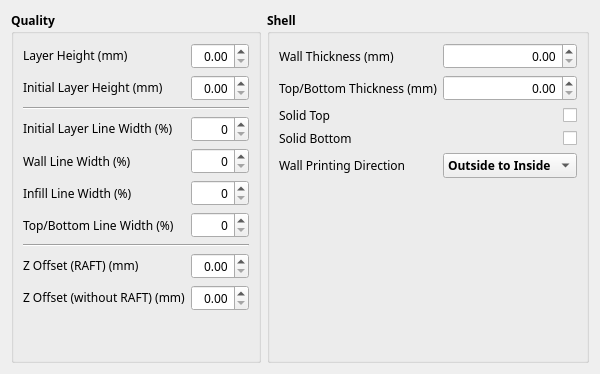
     <widget class="QWidget" name="tab_quality">
      <attribute name="title">
       <string>Quality / Shell</string>
      </attribute>
      <layout class="QHBoxLayout" name="horizontalLayout_5">
       <item>
        <widget class="QGroupBox" name="groupBox_9">
         <property name="minimumSize">
          <size>
           <width>0</width>
           <height>0</height>
          </size>
         </property>
         <property name="maximumSize">
          <size>
           <width>16777215</width>
           <height>16777215</height>
          </size>
         </property>
         <property name="font">
          <font>
           <family>맑은 고딕</family>
           <pointsize>9</pointsize>
           <weight>75</weight>
           <bold>true</bold>
           <stylestrategy>PreferAntialias</stylestrategy>
          </font>
         </property>
         <property name="title">
          <string>Quality</string>
         </property>
         <layout class="QGridLayout" name="gridLayout_6" columnstretch="2,1">
          <item row="6" column="1">
           <widget class="CustomSpinBox" name="spinBox_top_bottom_width_factor">
            <property name="font">
             <font>
              <family>맑은 고딕</family>
              <weight>50</weight>
              <bold>false</bold>
             </font>
            </property>
            <property name="toolTip">
             <string>top_bottom_width_factor_tooltip</string>
            </property>
            <property name="alignment">
             <set>Qt::AlignRight|Qt::AlignTrailing|Qt::AlignVCenter</set>
            </property>
           </widget>
          </item>
          <item row="2" column="0" colspan="2">
           <widget class="Line" name="line_16">
            <property name="orientation">
             <enum>Qt::Horizontal</enum>
            </property>
           </widget>
          </item>
          <item row="10" column="0">
           <widget class="QLabel" name="label_z_offset_raft">
            <property name="font">
             <font>
              <family>맑은 고딕</family>
              <pointsize>9</pointsize>
              <weight>50</weight>
              <bold>false</bold>
             </font>
            </property>
            <property name="toolTip">
             <string>z_offset_raft_tooltip</string>
            </property>
            <property name="text">
             <string notr="true">&lt;html&gt;&lt;head/&gt;&lt;body&gt;&lt;p&gt;&lt;img src=&quot;:/rodinP/Resources/linked.png&quot;/&gt;Z Offset (RAFT) (mm)&lt;/p&gt;&lt;/body&gt;&lt;/html&gt;</string>
            </property>
           </widget>
          </item>
          <item row="0" column="1">
           <widget class="CustomDoubleSpinBox" name="doubleSpinBox_layer_height">
            <property name="minimumSize">
             <size>
              <width>0</width>
              <height>0</height>
             </size>
            </property>
            <property name="maximumSize">
             <size>
              <width>16777215</width>
              <height>16777215</height>
             </size>
            </property>
            <property name="font">
             <font>
              <family>맑은 고딕</family>
              <pointsize>9</pointsize>
              <weight>50</weight>
              <bold>false</bold>
             </font>
            </property>
            <property name="toolTip">
             <string>layer_height_tooltip</string>
            </property>
            <property name="alignment">
             <set>Qt::AlignRight|Qt::AlignTrailing|Qt::AlignVCenter</set>
            </property>
            <property name="singleStep">
             <double>0.050000000000000</double>
            </property>
            <property name="originalValue" stdset="0">
             <double>0.000000000000000</double>
            </property>
           </widget>
          </item>
          <item row="3" column="0">
           <widget class="QLabel" name="label_initial_layer_width_factor">
            <property name="sizePolicy">
             <sizepolicy hsizetype="Preferred" vsizetype="Preferred">
              <horstretch>0</horstretch>
              <verstretch>0</verstretch>
             </sizepolicy>
            </property>
            <property name="minimumSize">
             <size>
              <width>0</width>
              <height>0</height>
             </size>
            </property>
            <property name="maximumSize">
             <size>
              <width>16777215</width>
              <height>16777215</height>
             </size>
            </property>
            <property name="font">
             <font>
              <family>맑은 고딕</family>
              <pointsize>9</pointsize>
              <weight>50</weight>
              <bold>false</bold>
             </font>
            </property>
            <property name="toolTip">
             <string>initial_layer_line_width_tooltip</string>
            </property>
            <property name="text">
             <string notr="true">&lt;html&gt;&lt;head/&gt;&lt;body&gt;&lt;p&gt;&lt;img src=&quot;:/rodinP/Resources/linked.png&quot;/&gt;Initial Layer Line Width (%)&lt;/p&gt;&lt;/body&gt;&lt;/html&gt;</string>
            </property>
           </widget>
          </item>
          <item row="3" column="1">
           <widget class="CustomSpinBox" name="spinBox_initial_layer_width_factor">
            <property name="font">
             <font>
              <family>맑은 고딕</family>
              <pointsize>9</pointsize>
              <weight>50</weight>
              <bold>false</bold>
             </font>
            </property>
            <property name="toolTip">
             <string>initial_layer_line_width_tooltip</string>
            </property>
            <property name="alignment">
             <set>Qt::AlignRight|Qt::AlignTrailing|Qt::AlignVCenter</set>
            </property>
           </widget>
          </item>
          <item row="10" column="1">
           <widget class="CustomDoubleSpinBox" name="doubleSpinBox_z_offset_raft">
            <property name="font">
             <font>
              <family>맑은 고딕</family>
              <pointsize>9</pointsize>
              <weight>50</weight>
              <bold>false</bold>
             </font>
            </property>
            <property name="toolTip">
             <string>z_offset_raft_tooltip</string>
            </property>
            <property name="layoutDirection">
             <enum>Qt::LeftToRight</enum>
            </property>
            <property name="alignment">
             <set>Qt::AlignRight|Qt::AlignTrailing|Qt::AlignVCenter</set>
            </property>
            <property name="singleStep">
             <double>0.050000000000000</double>
            </property>
            <property name="originalValue" stdset="0">
             <double>0.000000000000000</double>
            </property>
           </widget>
          </item>
          <item row="4" column="1">
           <widget class="CustomSpinBox" name="spinBox_wall_width_factor">
            <property name="font">
             <font>
              <family>맑은 고딕</family>
              <weight>50</weight>
              <bold>false</bold>
             </font>
            </property>
            <property name="toolTip">
             <string>wall_width_factor_tooltip</string>
            </property>
            <property name="alignment">
             <set>Qt::AlignRight|Qt::AlignTrailing|Qt::AlignVCenter</set>
            </property>
           </widget>
          </item>
          <item row="11" column="1">
           <widget class="CustomDoubleSpinBox" name="doubleSpinBox_z_offset_except_raft">
            <property name="font">
             <font>
              <family>맑은 고딕</family>
              <pointsize>9</pointsize>
              <weight>50</weight>
              <bold>false</bold>
             </font>
            </property>
            <property name="toolTip">
             <string>z_offset_without_raft_tooltip</string>
            </property>
            <property name="layoutDirection">
             <enum>Qt::LeftToRight</enum>
            </property>
            <property name="alignment">
             <set>Qt::AlignRight|Qt::AlignTrailing|Qt::AlignVCenter</set>
            </property>
            <property name="singleStep">
             <double>0.050000000000000</double>
            </property>
            <property name="originalValue" stdset="0">
             <double>0.000000000000000</double>
            </property>
           </widget>
          </item>
          <item row="0" column="0">
           <widget class="QLabel" name="label_layer_height">
            <property name="font">
             <font>
              <family>맑은 고딕</family>
              <pointsize>9</pointsize>
              <weight>50</weight>
              <bold>false</bold>
              <underline>false</underline>
              <stylestrategy>PreferAntialias</stylestrategy>
             </font>
            </property>
            <property name="toolTip">
             <string>layer_height_tooltip</string>
            </property>
            <property name="text">
             <string notr="true">&lt;html&gt;&lt;head/&gt;&lt;body&gt;&lt;p&gt;&lt;img src=&quot;:/rodinP/Resources/linked.png&quot;/&gt;Layer Height (mm)&lt;/p&gt;&lt;/body&gt;&lt;/html&gt;</string>
            </property>
           </widget>
          </item>
          <item row="11" column="0">
           <widget class="QLabel" name="label_z_offset_except_raft">
            <property name="font">
             <font>
              <family>맑은 고딕</family>
              <pointsize>9</pointsize>
              <weight>50</weight>
              <bold>false</bold>
             </font>
            </property>
            <property name="toolTip">
             <string>z_offset_without_raft_tooltip</string>
            </property>
            <property name="text">
             <string notr="true">&lt;html&gt;&lt;head/&gt;&lt;body&gt;&lt;p&gt;&lt;img src=&quot;:/rodinP/Resources/linked.png&quot;/&gt;Z Offset (without RAFT) (mm)&lt;/p&gt;&lt;/body&gt;&lt;/html&gt;</string>
            </property>
           </widget>
          </item>
          <item row="9" column="0" colspan="2">
           <widget class="Line" name="line_17">
            <property name="orientation">
             <enum>Qt::Horizontal</enum>
            </property>
           </widget>
          </item>
          <item row="6" column="0">
           <widget class="QLabel" name="label_top_bottom_width_factor">
            <property name="font">
             <font>
              <family>맑은 고딕</family>
              <weight>50</weight>
              <bold>false</bold>
             </font>
            </property>
            <property name="toolTip">
             <string>top_bottom_width_factor_tooltip</string>
            </property>
            <property name="text">
             <string>Top/Bottom Line Width (%)</string>
            </property>
           </widget>
          </item>
          <item row="1" column="1">
           <widget class="CustomDoubleSpinBox" name="doubleSpinBox_initial_layer_height">
            <property name="font">
             <font>
              <family>맑은 고딕</family>
              <pointsize>9</pointsize>
              <weight>50</weight>
              <bold>false</bold>
             </font>
            </property>
            <property name="toolTip">
             <string>initial_layer_height_tooltip</string>
            </property>
            <property name="alignment">
             <set>Qt::AlignRight|Qt::AlignTrailing|Qt::AlignVCenter</set>
            </property>
            <property name="singleStep">
             <double>0.100000000000000</double>
            </property>
            <property name="originalValue" stdset="0">
             <double>0.000000000000000</double>
            </property>
           </widget>
          </item>
          <item row="5" column="1">
           <widget class="CustomSpinBox" name="spinBox_infill_width_factor">
            <property name="font">
             <font>
              <family>맑은 고딕</family>
              <weight>50</weight>
              <bold>false</bold>
             </font>
            </property>
            <property name="toolTip">
             <string>infill_line_width_factor_tooltip</string>
            </property>
            <property name="alignment">
             <set>Qt::AlignRight|Qt::AlignTrailing|Qt::AlignVCenter</set>
            </property>
           </widget>
          </item>
          <item row="5" column="0">
           <widget class="QLabel" name="label_infill_width_factor">
            <property name="font">
             <font>
              <family>맑은 고딕</family>
              <weight>50</weight>
              <bold>false</bold>
             </font>
            </property>
            <property name="toolTip">
             <string>infill_line_width_factor_tooltip</string>
            </property>
            <property name="text">
             <string>Infill Line Width (%)</string>
            </property>
           </widget>
          </item>
          <item row="1" column="0">
           <widget class="QLabel" name="label_initial_layer_height">
            <property name="sizePolicy">
             <sizepolicy hsizetype="Preferred" vsizetype="Preferred">
              <horstretch>0</horstretch>
              <verstretch>0</verstretch>
             </sizepolicy>
            </property>
            <property name="minimumSize">
             <size>
              <width>0</width>
              <height>0</height>
             </size>
            </property>
            <property name="maximumSize">
             <size>
              <width>16777215</width>
              <height>16777215</height>
             </size>
            </property>
            <property name="font">
             <font>
              <family>맑은 고딕</family>
              <pointsize>9</pointsize>
              <weight>50</weight>
              <bold>false</bold>
              <underline>false</underline>
              <stylestrategy>PreferAntialias</stylestrategy>
             </font>
            </property>
            <property name="toolTip">
             <string>initial_layer_height_tooltip</string>
            </property>
            <property name="text">
             <string notr="true">&lt;html&gt;&lt;head/&gt;&lt;body&gt;&lt;p&gt;&lt;img src=&quot;:/rodinP/Resources/linked.png&quot;/&gt;Initial Layer Height (mm)&lt;/p&gt;&lt;/body&gt;&lt;/html&gt;</string>
            </property>
           </widget>
          </item>
          <item row="4" column="0">
           <widget class="QLabel" name="label_wall_width_factor">
            <property name="font">
             <font>
              <family>맑은 고딕</family>
              <weight>50</weight>
              <bold>false</bold>
             </font>
            </property>
            <property name="toolTip">
             <string>wall_width_factor_tooltip</string>
            </property>
            <property name="text">
             <string>Wall Line Width (%)</string>
            </property>
           </widget>
          </item>
          <item row="12" column="0">
           <spacer name="verticalSpacer_7">
            <property name="orientation">
             <enum>Qt::Vertical</enum>
            </property>
            <property name="sizeHint" stdset="0">
             <size>
              <width>20</width>
              <height>40</height>
             </size>
            </property>
           </spacer>
          </item>
         </layout>
        </widget>
       </item>
       <item>
        <widget class="QGroupBox" name="groupBox_2">
         <property name="font">
          <font>
           <family>맑은 고딕</family>
           <pointsize>9</pointsize>
           <weight>75</weight>
           <bold>true</bold>
          </font>
         </property>
         <property name="title">
          <string>Shell</string>
         </property>
         <layout class="QGridLayout" name="gridLayout_13" columnstretch="2,1" columnminimumwidth="0,0">
          <item row="4" column="1">
           <widget class="CustomCheckBox" name="checkBox_solid_top">
            <property name="minimumSize">
             <size>
              <width>0</width>
              <height>0</height>
             </size>
            </property>
            <property name="maximumSize">
             <size>
              <width>16777215</width>
              <height>16777215</height>
             </size>
            </property>
            <property name="font">
             <font>
              <family>맑은 고딕</family>
              <pointsize>9</pointsize>
              <weight>50</weight>
              <bold>false</bold>
             </font>
            </property>
            <property name="toolTip">
             <string>solid_top_tooltip</string>
            </property>
            <property name="layoutDirection">
             <enum>Qt::RightToLeft</enum>
            </property>
            <property name="text">
             <string/>
            </property>
            <property name="checkable">
             <bool>true</bool>
            </property>
            <property name="checked">
             <bool>false</bool>
            </property>
            <property name="originalValue" stdset="0">
             <bool>false</bool>
            </property>
           </widget>
          </item>
          <item row="5" column="1">
           <widget class="CustomCheckBox" name="checkBox_solid_bottom">
            <property name="minimumSize">
             <size>
              <width>0</width>
              <height>0</height>
             </size>
            </property>
            <property name="maximumSize">
             <size>
              <width>16777215</width>
              <height>16777215</height>
             </size>
            </property>
            <property name="font">
             <font>
              <family>맑은 고딕</family>
              <pointsize>9</pointsize>
              <weight>50</weight>
              <bold>false</bold>
             </font>
            </property>
            <property name="toolTip">
             <string>solid_bottom_tooltip</string>
            </property>
            <property name="layoutDirection">
             <enum>Qt::RightToLeft</enum>
            </property>
            <property name="text">
             <string/>
            </property>
            <property name="checked">
             <bool>false</bool>
            </property>
            <property name="originalValue" stdset="0">
             <bool>false</bool>
            </property>
           </widget>
          </item>
          <item row="0" column="1">
           <widget class="CustomDoubleSpinBox" name="doubleSpinBox_wall_thickness">
            <property name="minimumSize">
             <size>
              <width>0</width>
              <height>0</height>
             </size>
            </property>
            <property name="maximumSize">
             <size>
              <width>16777215</width>
              <height>16777215</height>
             </size>
            </property>
            <property name="font">
             <font>
              <family>맑은 고딕</family>
              <pointsize>9</pointsize>
              <weight>50</weight>
              <bold>false</bold>
             </font>
            </property>
            <property name="toolTip">
             <string>wall_thickness_tooltip</string>
            </property>
            <property name="alignment">
             <set>Qt::AlignRight|Qt::AlignTrailing|Qt::AlignVCenter</set>
            </property>
            <property name="singleStep">
             <double>0.100000000000000</double>
            </property>
            <property name="originalValue" stdset="0">
             <double>0.000000000000000</double>
            </property>
           </widget>
          </item>
          <item row="2" column="0">
           <widget class="QLabel" name="label_top_bottom_thickness">
            <property name="font">
             <font>
              <family>맑은 고딕</family>
              <pointsize>9</pointsize>
              <weight>50</weight>
              <bold>false</bold>
              <stylestrategy>PreferAntialias</stylestrategy>
             </font>
            </property>
            <property name="toolTip">
             <string>top_bottom_thickness_tooltip</string>
            </property>
            <property name="text">
             <string>Top/Bottom Thickness (mm)</string>
            </property>
           </widget>
          </item>
          <item row="4" column="0">
           <widget class="QLabel" name="label_31">
            <property name="sizePolicy">
             <sizepolicy hsizetype="Preferred" vsizetype="Preferred">
              <horstretch>0</horstretch>
              <verstretch>0</verstretch>
             </sizepolicy>
            </property>
            <property name="minimumSize">
             <size>
              <width>0</width>
              <height>0</height>
             </size>
            </property>
            <property name="maximumSize">
             <size>
              <width>16777215</width>
              <height>16777215</height>
             </size>
            </property>
            <property name="font">
             <font>
              <family>맑은 고딕</family>
              <pointsize>9</pointsize>
              <weight>50</weight>
              <bold>false</bold>
             </font>
            </property>
            <property name="toolTip">
             <string>solid_top_tooltip</string>
            </property>
            <property name="text">
             <string>Solid Top</string>
            </property>
           </widget>
          </item>
          <item row="5" column="0">
           <widget class="QLabel" name="label_66">
            <property name="sizePolicy">
             <sizepolicy hsizetype="Preferred" vsizetype="Preferred">
              <horstretch>0</horstretch>
              <verstretch>0</verstretch>
             </sizepolicy>
            </property>
            <property name="minimumSize">
             <size>
              <width>0</width>
              <height>0</height>
             </size>
            </property>
            <property name="maximumSize">
             <size>
              <width>16777215</width>
              <height>16777215</height>
             </size>
            </property>
            <property name="font">
             <font>
              <family>맑은 고딕</family>
              <pointsize>9</pointsize>
              <weight>50</weight>
              <bold>false</bold>
             </font>
            </property>
            <property name="toolTip">
             <string>solid_bottom_tooltip</string>
            </property>
            <property name="text">
             <string>Solid Bottom</string>
            </property>
           </widget>
          </item>
          <item row="6" column="0">
           <widget class="QLabel" name="label_wall_printing_direction">
            <property name="font">
             <font>
              <family>맑은 고딕</family>
              <pointsize>9</pointsize>
              <weight>50</weight>
              <bold>false</bold>
             </font>
            </property>
            <property name="toolTip">
             <string>wall_printing_direction_tooltip</string>
            </property>
            <property name="text">
             <string>Wall Printing Direction</string>
            </property>
           </widget>
          </item>
          <item row="7" column="0">
           <spacer name="verticalSpacer_8">
            <property name="orientation">
             <enum>Qt::Vertical</enum>
            </property>
            <property name="sizeHint" stdset="0">
             <size>
              <width>20</width>
              <height>0</height>
             </size>
            </property>
           </spacer>
          </item>
          <item row="0" column="0">
           <widget class="QLabel" name="label_wall_thickness">
            <property name="font">
             <font>
              <family>맑은 고딕</family>
              <pointsize>9</pointsize>
              <weight>50</weight>
              <bold>false</bold>
              <stylestrategy>PreferAntialias</stylestrategy>
             </font>
            </property>
            <property name="toolTip">
             <string>wall_thickness_tooltip</string>
            </property>
            <property name="text">
             <string>Wall Thickness (mm)</string>
            </property>
           </widget>
          </item>
          <item row="2" column="1">
           <widget class="CustomDoubleSpinBox" name="doubleSpinBox_top_bottom_thickness">
            <property name="minimumSize">
             <size>
              <width>0</width>
              <height>0</height>
             </size>
            </property>
            <property name="maximumSize">
             <size>
              <width>16777215</width>
              <height>16777215</height>
             </size>
            </property>
            <property name="font">
             <font>
              <family>맑은 고딕</family>
              <pointsize>9</pointsize>
              <weight>50</weight>
              <bold>false</bold>
             </font>
            </property>
            <property name="toolTip">
             <string>top_bottom_thickness_tooltip</string>
            </property>
            <property name="alignment">
             <set>Qt::AlignRight|Qt::AlignTrailing|Qt::AlignVCenter</set>
            </property>
            <property name="singleStep">
             <double>0.100000000000000</double>
            </property>
            <property name="originalValue" stdset="0">
             <double>0.000000000000000</double>
            </property>
           </widget>
          </item>
          <item row="6" column="1">
           <widget class="CustomComboBox" name="comboBox_wall_printing_direction">
            <property name="minimumSize">
             <size>
              <width>0</width>
              <height>0</height>
             </size>
            </property>
            <property name="font">
             <font>
              <family>맑은 고딕</family>
              <pointsize>9</pointsize>
              <weight>75</weight>
              <bold>true</bold>
             </font>
            </property>
            <property name="toolTip">
             <string>wall_printing_direction_tooltip</string>
            </property>
            <property name="originalValue" stdset="0">
             <number>0</number>
            </property>
            <item>
             <property name="text">
              <string>Outside to Inside</string>
             </property>
            </item>
            <item>
             <property name="text">
              <string>Inside to Outside</string>
             </property>
            </item>
           </widget>
          </item>
         </layout>
        </widget>
       </item>
      </layout>
     </widget>
